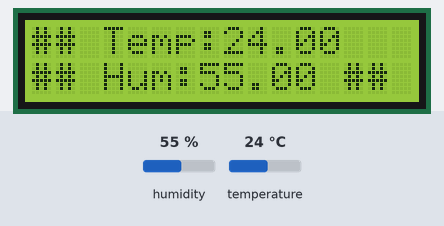
Bench run of a sketch on a simulated ESP8266 (NodeMCU). Parts: 16×2 character LCD. Inputs (shaded band) come from the test bench; at power-on: temperature 24 °C, humidity 55 %. What the sketch prints to the serial monitor is not drawn.

Above: at 1.2 s.
1.3 s: temperature set to 12 °C
At 2.6 s:
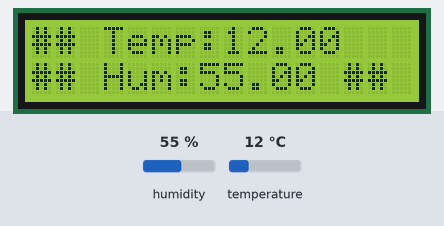
6.7 s: humidity set to 22 %
At 9.1 s:
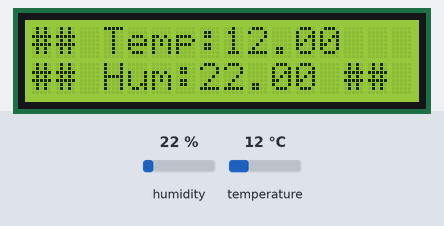
9.9 s: temperature set to 19 °C
At 11.3 s:
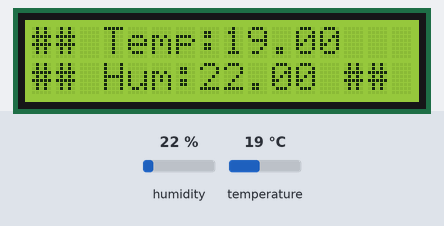
12.7 s: humidity set to 40 %
At 15.4 s:
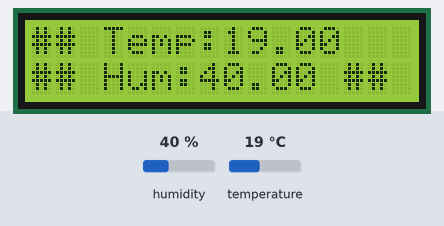
Timing chart, 0 to 16.9 s (numbered marks = the images above; inputs shaded):
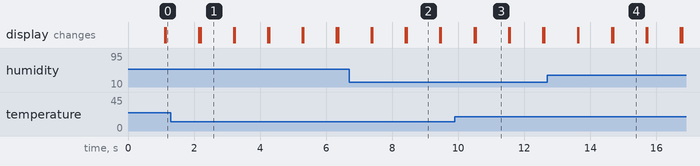

The sketch:

class12c.ino
```cpp
#include "DHT.h"
#define DHT_PIN D4 // pin 2
#define DHTTYPE DHT11
#include <LiquidCrystal_I2C.h>
DHT dht(DHT_PIN, DHTTYPE); //show IP at LCD also
int col = 16;
int row = 2;
LiquidCrystal_I2C lcd(0x27,col,row);
void setup() {
  lcd.init();
  lcd.backlight();
  pinMode(DHT_PIN,INPUT);
  dht.begin();

}

void loop() {
  float h = dht.readHumidity();
  float t = dht.readTemperature();
  lcd.setCursor(0,0);
  lcd.print("## Temp:");
  lcd.print(t);
  lcd.setCursor(0,1);
  lcd.print("## Hum:");
  lcd.print(h);
  lcd.print(" ##");
  delay(1000);
  lcd.clear();

  Serial.println(t);

}
```

Measured:
- after the input at 1.3 s, the display: first differs from a run without the input after 0.90 s (image 1)
- after the input at 6.7 s, the display: first differs from a run without the input after 1.7 s (image 2)
- after the input at 9.9 s, the display: first differs from a run without the input after 0.63 s (image 3)
- after the input at 12.7 s, the display: first differs from a run without the input after 2.0 s (image 4)
- what the display in image 1 shows lasts 1.0 s, from 2.2 s to 3.2 s
